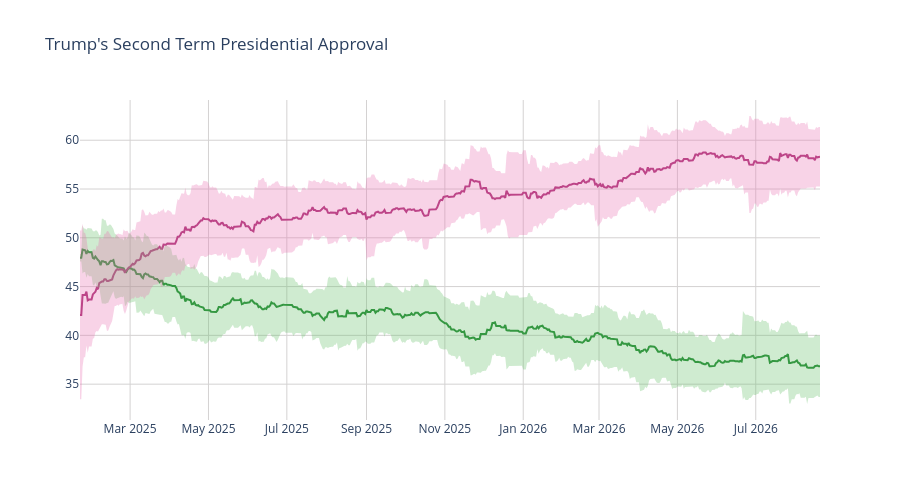

Notebook code for this chart:
### Code cell
disappr_ci_hex = "#e86eaf"
appr_ci_hex = "#60be65"
disappr_ci_rgba = "rgba(232, 110, 175, 0.3)"
appr_ci_rgba = "rgba(96, 190, 101, 0.3)"
grid_col = "#d4d2d2"


# Approve
fig = go.Figure(go.Scatter(
    x=pres['end_date'],
    y=pres['approve'],
    hovertemplate="%{y:.2f}%",
    name="<b>Approve</b>",
    line=dict(color="#228833"),
    showlegend=False
))

# Disapprove
fig.add_trace(go.Scatter(
    x=pres['end_date'],
    y=pres['disapprove'],
    hovertemplate="%{y:.2f}%",
    name="<b>Disapprove</b>",
    line=dict(color="#aa3377"),
    showlegend=False
    )
)

# Approve CI
fig.add_traces([

    # Upper bound
    go.Scatter(
        x=pres['end_date'],
        y=pres['approve_upper_ci'],
        marker=dict(color=appr_ci_hex),
        line=dict(width=0),
        mode='lines',
        showlegend=False,
        hoverinfo="skip"
    ),

    # Lower bound
    go.Scatter(
        x=pres['end_date'],
        y=pres['approve_lower_ci'],
        marker=dict(color=appr_ci_hex),
        line=dict(width=0),
        mode='lines',
        fillcolor=appr_ci_rgba,
        fill="tonexty",
        showlegend=False,
        hoverinfo="skip"
    )
])

# Disapprove CI
fig.add_traces([

    # Upper bound
    go.Scatter(
        x=pres['end_date'],
        y=pres['disapprove_upper_ci'],
        marker=dict(color=disappr_ci_hex),
        line=dict(width=0),
        mode='lines',
        showlegend=False,
        hoverinfo="skip"
    ),

    # Lower bound
    go.Scatter(
        x=pres['end_date'],
        y=pres['disapprove_lower_ci'],
        marker=dict(color=disappr_ci_hex),
        line=dict(width=0),
        mode='lines',
        fillcolor=disappr_ci_rgba,
        fill="tonexty",
        showlegend=False,
        hoverinfo="skip"
    )
])

fig.update_layout(
    title=dict(text="Trump's Second Term Presidential Approval"),
    hovermode="x"
)

fig.update_xaxes(gridcolor=grid_col)
fig.update_yaxes(gridcolor=grid_col)

fig.update_layout(hovermode="x", hoverlabel_align="right", plot_bgcolor="rgba(0, 0, 0, 0)", height=500)
fig.show()

### Figure 1 — Plotly figure (JSON) as saved in the notebook; plotly's stock layout.template omitted (floating-point values rounded to 4 significant figures; data arrays with more than 128 entries replaced by an {"elided": "..."} marker saying what was removed)
{"data": [{"hovertemplate": "%{y:.2f}%", "line": {"color": "#228833"}, "name": "<b>Approve</b>", "showlegend": false, "type": "scatter", "x": {"elided": "577 str values"}, "y": {"elided": "577 float values"}}, {"hovertemplate": "%{y:.2f}%", "line": {"color": "#aa3377"}, "name": "<b>Disapprove</b>", "showlegend": false, "type": "scatter", "x": {"elided": "577 str values"}, "y": {"elided": "577 float values"}}, {"hoverinfo": "skip", "line": {"width": 0}, "marker": {"color": "#60be65"}, "mode": "lines", "showlegend": false, "type": "scatter", "x": {"elided": "577 str values"}, "y": {"elided": "577 float values"}}, {"fill": "tonexty", "fillcolor": "rgba(96, 190, 101, 0.3)", "hoverinfo": "skip", "line": {"width": 0}, "marker": {"color": "#60be65"}, "mode": "lines", "showlegend": false, "type": "scatter", "x": {"elided": "577 str values"}, "y": {"elided": "577 float values"}}, {"hoverinfo": "skip", "line": {"width": 0}, "marker": {"color": "#e86eaf"}, "mode": "lines", "showlegend": false, "type": "scatter", "x": {"elided": "577 str values"}, "y": {"elided": "577 float values"}}, {"fill": "tonexty", "fillcolor": "rgba(232, 110, 175, 0.3)", "hoverinfo": "skip", "line": {"width": 0}, "marker": {"color": "#e86eaf"}, "mode": "lines", "showlegend": false, "type": "scatter", "x": {"elided": "577 str values"}, "y": {"elided": "577 float values"}}], "layout": {"height": 500, "hoverlabel": {"align": "right"}, "hovermode": "x", "plot_bgcolor": "rgba(0, 0, 0, 0)", "title": {"text": "Trump's Second Term Presidential Approval"}, "xaxis": {"gridcolor": "#d4d2d2"}, "yaxis": {"gridcolor": "#d4d2d2"}}}
